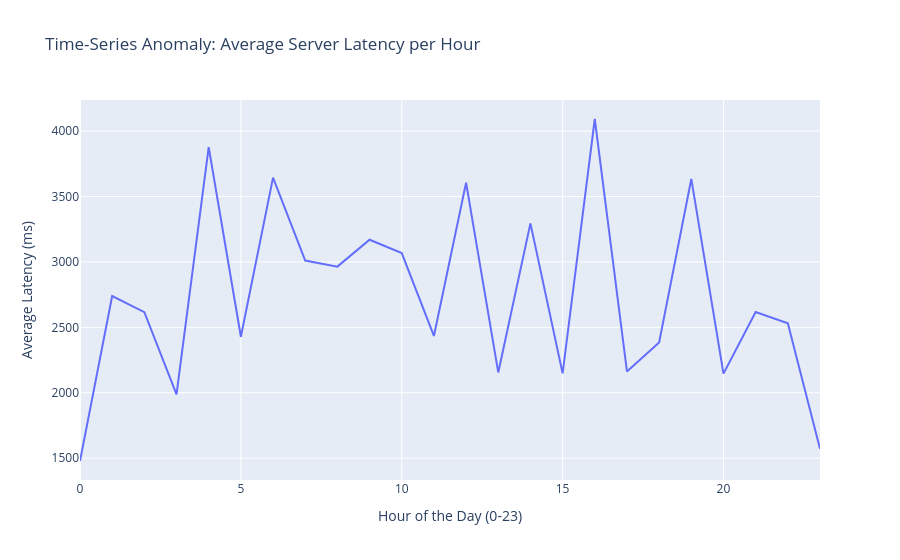

The cell this chart's notebook holds for it:
### Code cell
fig= px.line(
          data_frame= hour_latency,
          x= 'hour_of_day',
          y= 'latency_ms',
          title= 'Time-Series Anomaly: Average Server Latency per Hour',
          labels={'hour_of_day': 'Hour of the Day (0-23)', 'latency_ms': 'Average Latency (ms)'}
     )

fig.write_image('../assets/plots/07_time_series_latency_trends.png', scale=2)
fig.show()

### Figure 1 — Plotly figure (JSON) as saved in the notebook; plotly's stock layout.template omitted (floating-point values rounded to 4 significant figures)
{"data": [{"hovertemplate": "Hour of the Day (0-23)=%{x}<br>Average Latency (ms)=%{y}<extra></extra>", "legendgroup": "", "line": {"color": "#636efa", "dash": "solid"}, "marker": {"symbol": "circle"}, "mode": "lines", "name": "", "orientation": "v", "showlegend": false, "type": "scatter", "x": [0, 1, 2, 3, 4, 5, 6, 7, 8, 9, 10, 11, 12, 13, 14, 15, 16, 17, 18, 19, 20, 21, 22, 23], "xaxis": "x", "y": [1478.0, 2739.0, 2616.0, 1988.0, 3877.0, 2428.0, 3644.0, 3011.0, 2964.0, 3169.0, 3068.0, 2434.0, 3605.0, 2155.0, 3295.0, 2149.0, 4093.0, 2163.0, 2385.0, 3634.0, 2146.0, 2617.0, 2532.0, 1571.0], "yaxis": "y"}], "layout": {"legend": {"tracegroupgap": 0}, "title": {"text": "Time-Series Anomaly: Average Server Latency per Hour"}, "xaxis": {"anchor": "y", "domain": [0, 1], "title": {"text": "Hour of the Day (0-23)"}}, "yaxis": {"anchor": "x", "domain": [0, 1], "title": {"text": "Average Latency (ms)"}}}}
